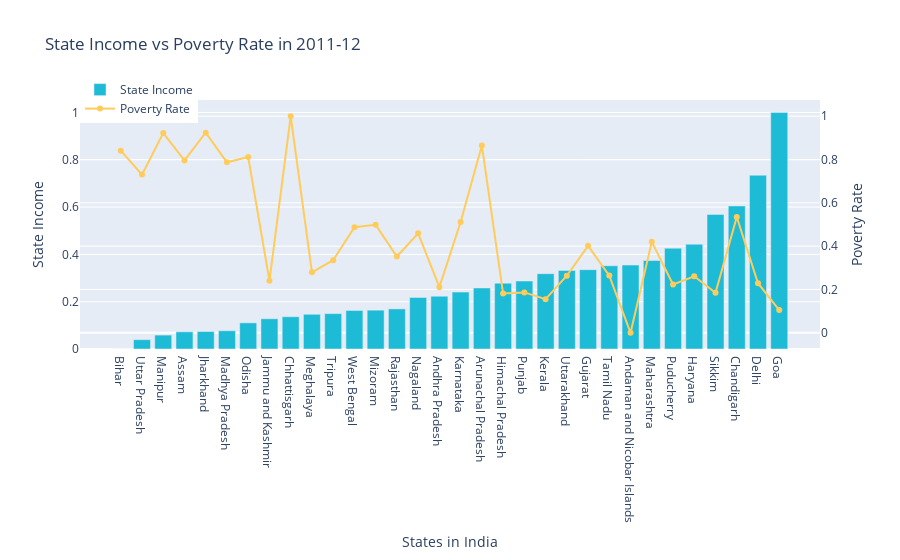

Notebook code cell kept with this figure:
### Code cell
import pandas as pd
import plotly.graph_objects as go

# Load the CSV file
file_path = 'C:\\Users\\DELL\\Downloads\\Unemployment_data.csv'
data = pd.read_csv(file_path)

# Function to perform min-max normalization
def min_max(series):
    return (series - series.min()) / (series.max() - series.min())

# Ensure correct column names are used
# Please adjust column names here based on the actual DataFrame
columns_to_use = ['States_Union Territories', '2011 -Poverty', '2011-12-INC']

# Select relevant columns and drop any rows with missing values
df = data[columns_to_use].dropna()

# Apply normalization
df['2011 -Poverty'] = min_max(df['2011 -Poverty'])
df['2011-12-INC'] = min_max(df['2011-12-INC'])

# Sorting data
df = df.sort_values(by='2011-12-INC')

# Plotting
fig = go.Figure()

# Bar for Income
fig.add_trace(go.Bar(
    x=df['States_Union Territories'],
    y=df['2011-12-INC'],
    name='State Income',
    marker_color='#1ebbd7'
))

# Line for Poverty Rate
fig.add_trace(go.Scatter(
    x=df['States_Union Territories'],
    y=df['2011 -Poverty'],
    name='Poverty Rate',
    mode='lines+markers',
    marker_color='#ffcc5c',
    yaxis='y2'
))

# Create secondary y-axis
fig.update_layout(
    title='State Income vs Poverty Rate in 2011-12',
    xaxis_title='States in India',
    yaxis_title='State Income',
    yaxis=dict(
        tickmode='linear',
        tick0=0,
        dtick=0.2
    ),
    yaxis2=dict(
        title='Poverty Rate',
        overlaying='y',
        side='right'
    ),
    legend=dict(x=0, y=1.1)
)

fig.show()

### Figure 1 — Plotly figure (JSON) as saved in the notebook; plotly's stock layout.template omitted (floating-point values rounded to 4 significant figures)
{"data": [{"marker": {"color": "#1ebbd7"}, "name": "State Income", "type": "bar", "x": ["Bihar", "Uttar Pradesh", "Manipur", "Assam", "Jharkhand", "Madhya Pradesh", "Odisha", "Jammu and Kashmir", "Chhattisgarh", "Meghalaya", "Tripura", "West Bengal", "Mizoram", "Rajasthan", "Nagaland", "Andhra Pradesh", "Karnataka", "Arunachal Pradesh", "Himachal Pradesh", "Punjab", "Kerala", "Uttarakhand", "Gujarat", "Tamil Nadu", "Andaman and Nicobar Islands", "Maharashtra", "Puducherry", "Haryana", "Sikkim", "Chandigarh", "Delhi", "Goa"], "y": [0, 0.03936, 0.0588, 0.07269, 0.07393, 0.07724, 0.1105, 0.1278, 0.1364, 0.1468, 0.1496, 0.163, 0.1643, 0.1696, 0.218, 0.2232, 0.2406, 0.2581, 0.2783, 0.2874, 0.3184, 0.3322, 0.3355, 0.3517, 0.3548, 0.3741, 0.4263, 0.4431, 0.5691, 0.6048, 0.7348, 1]}, {"marker": {"color": "#ffcc5c"}, "mode": "lines+markers", "name": "Poverty Rate", "type": "scatter", "x": ["Bihar", "Uttar Pradesh", "Manipur", "Assam", "Jharkhand", "Madhya Pradesh", "Odisha", "Jammu and Kashmir", "Chhattisgarh", "Meghalaya", "Tripura", "West Bengal", "Mizoram", "Rajasthan", "Nagaland", "Andhra Pradesh", "Karnataka", "Arunachal Pradesh", "Himachal Pradesh", "Punjab", "Kerala", "Uttarakhand", "Gujarat", "Tamil Nadu", "Andaman and Nicobar Islands", "Maharashtra", "Puducherry", "Haryana", "Sikkim", "Chandigarh", "Delhi", "Goa"], "y": [0.841, 0.7303, 0.9219, 0.7958, 0.9237, 0.7873, 0.8115, 0.2402, 1, 0.2792, 0.3352, 0.4875, 0.4983, 0.3522, 0.4593, 0.2106, 0.5114, 0.8649, 0.1814, 0.1865, 0.1554, 0.2635, 0.4015, 0.2641, 0, 0.42, 0.2232, 0.261, 0.1847, 0.5345, 0.2289, 0.1051], "yaxis": "y2"}], "layout": {"autosize": true, "legend": {"x": 0, "y": 1.1}, "title": {"text": "State Income vs Poverty Rate in 2011-12"}, "xaxis": {"autorange": true, "range": [-1.876, 32.88], "title": {"text": "States in India"}, "type": "category"}, "yaxis": {"autorange": true, "dtick": 0.2, "range": [0, 1.053], "tick0": 0, "tickmode": "linear", "title": {"text": "State Income"}, "type": "linear"}, "yaxis2": {"autorange": true, "overlaying": "y", "range": [-0.1387, 1.139], "side": "right", "title": {"text": "Poverty Rate"}, "type": "linear"}}}
